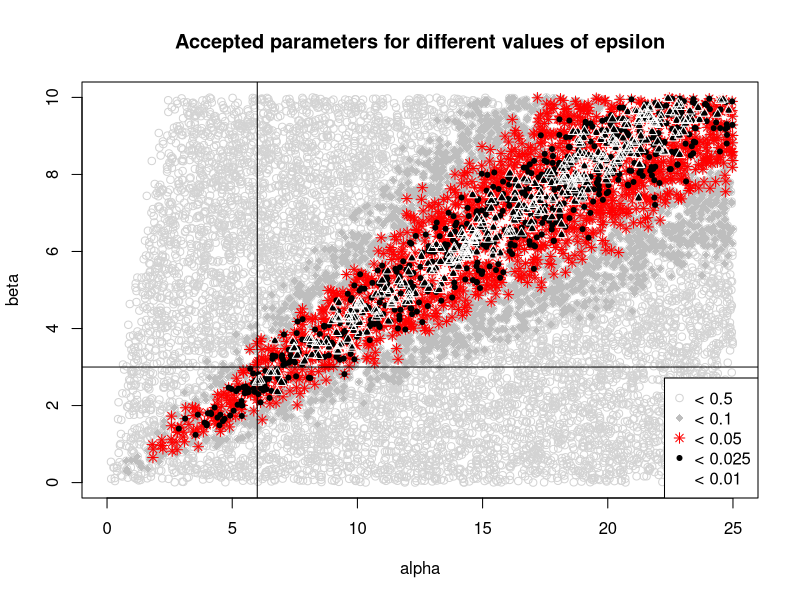
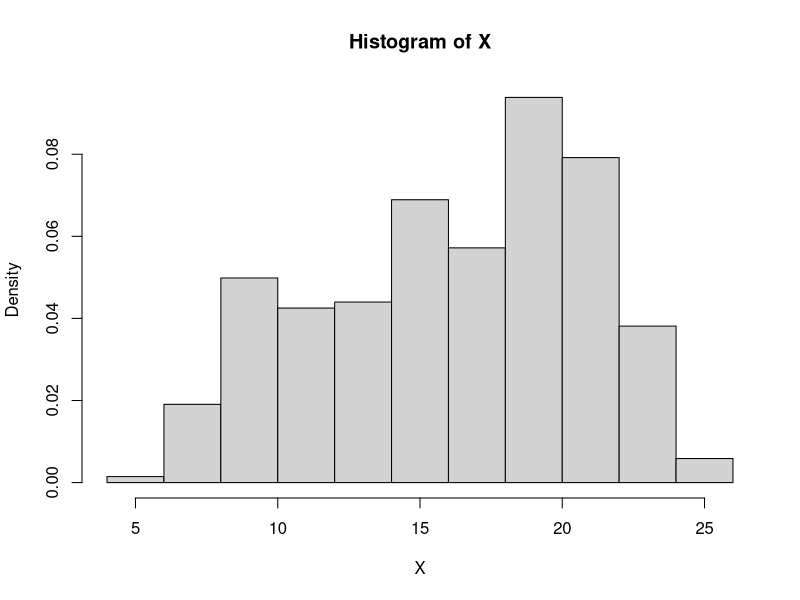
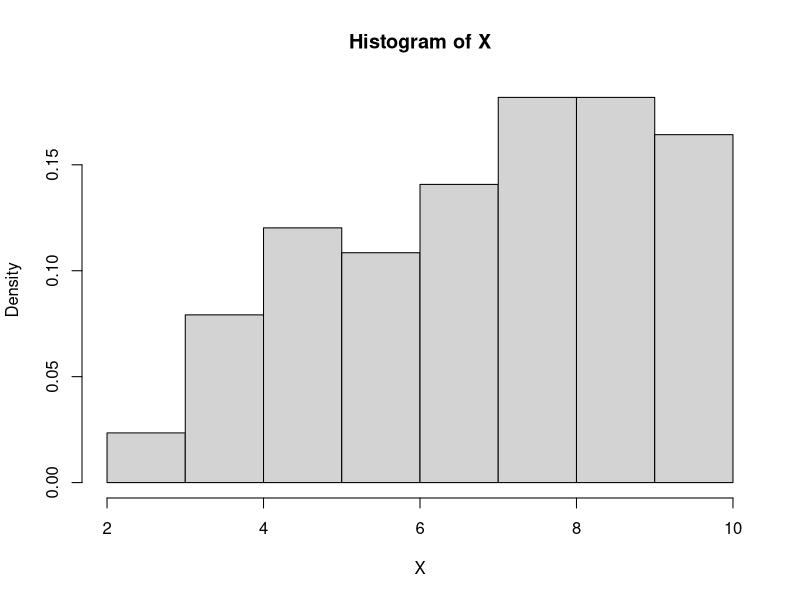
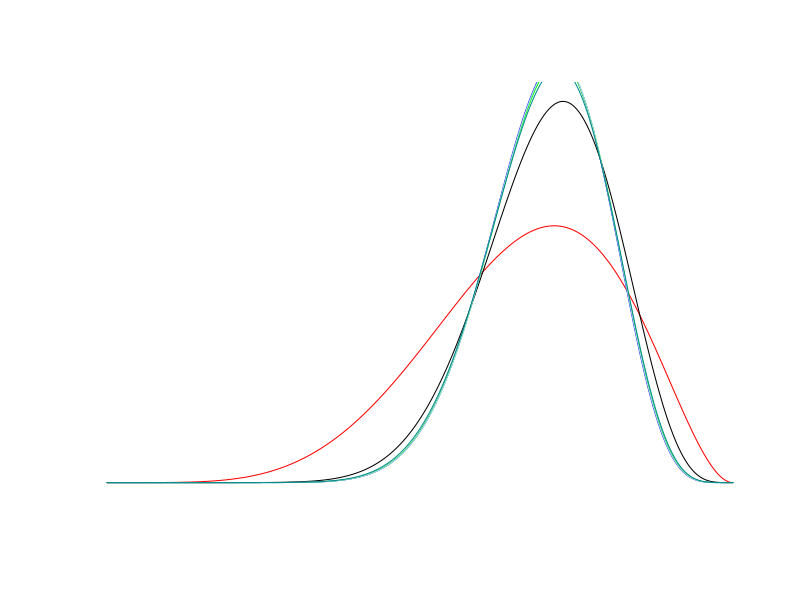
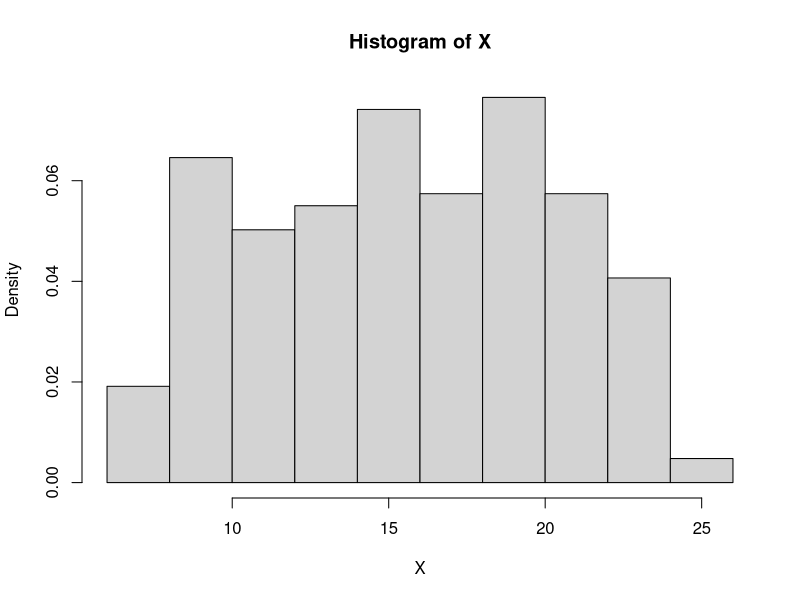
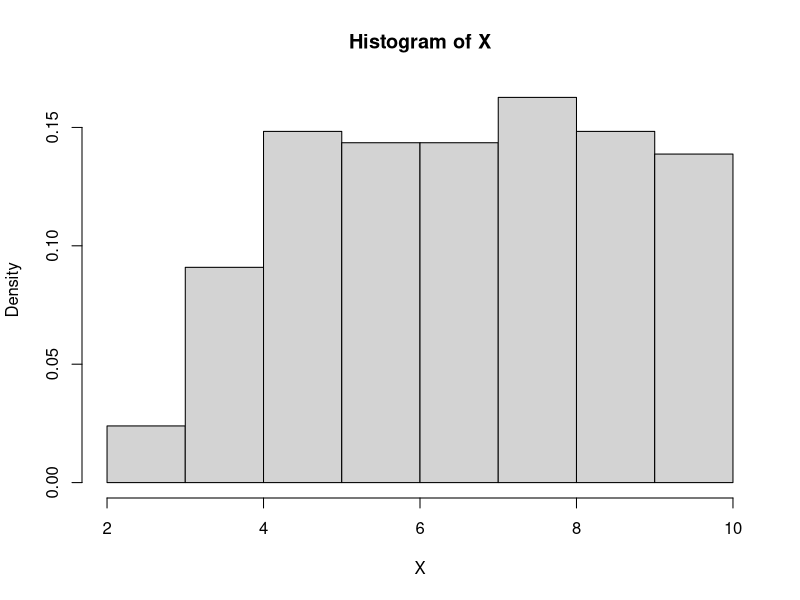

Generate these figures, in order, with R:
rm(list=ls()) #First clear the R environment

observedData =  rbeta(50, 6, 3) #Generate the observed sample
observedSummary = c(mean(observedData), var(observedData)) #Calculate the sufficient (or summary) statistics.
 
# The summary here is used because simulation-based methods are typically more efficient 
# when the dimensionality of the data is low.
# In general, one has to check whether information is lost by such a reduction (sufficiency). 
# Here the mean and variance between them uniquely determine a and b, so they are sufficient statistics.
 
# Defining a stochastic model with beta output
# For convenience we are calculating the summary statistics in the same step
 
model <- function(par){
  simulatedData <- rbeta(50, par[1,1], par[1,2])
  simulatedSummary <- c(mean(simulatedData), var(simulatedData))
  return(simulatedSummary)
}

n = 10000 #sample size for the simulation - best not to set this very much larger if you use this code (I ran a 100,000 point simulation and it took a whole day to complete).
fit = data.frame(alpha = runif(n, 0,25), beta = runif(n, 0,10), 
summary1 = rep(NA, n), summary2 = rep(NA, n), distance = rep(NA, n))
 
#Using a for loop is super slow here, but good from the point of view of understanding the code. May want to vectorize this part.
for (i in 1:n){
  prediction <- model(fit[i,1:2])
  deviation = sqrt(sum((prediction- observedSummary)^2))
#A potential problem here is if the scale of one of the parameters is much higher than the other (for Beta(3,6) probably okay).
#If one parameter takes values much larger than the other then it will tend to dominate the distance - you end up fitting just that parameter component well in practice.
#Can be corrected for by normalization - i.e. standardize both values to have variance 1 *just for the purposes of the distance calculation*.
  fit[i,3:5] = c(prediction, deviation) #Store the simulated values *and their deviations*. NB we do not do *any* rejection yet.
}

plot(fit[fit[,5] < 0.5, 1:2], xlim = c(0,25), ylim = c(0,10), col = "lightgrey", main = "Accepted parameters for different values of epsilon")
points(fit[fit[,5] < 0.1, 1:2],  pch = 18, col = "gray")
points(fit[fit[,5] < 0.05, 1:2],  pch = 8, col = "red")
points(fit[fit[,5] < 0.025, 1:2],  pch = 20, col = "black")
points(fit[fit[,5] < 0.01, 1:2],  pch = 24, col = "white")
 
legend("bottomright", c("< 0.5", "< 0.1", "< 0.05", "< 0.025", "< 0.01"), pch = c(1,18,8,20,24), col = c("lightgrey", "gray", "red", "black", "white"))
 
#To see what the sampling looks like, we plot the target params as crosshairs!
abline(v = 6)
abline(h = 3)  
 
#Let's look at some summary stats and histograms of values for one choice of the rejection radius epsilon:
outcomes = fit[fit[,5] < 0.01, 1:2]
dim(outcomes)
summary(outcomes)
hist(outcomes[,1], freq = FALSE, main = 'Histogram of X', xlab = 'X')
hist(outcomes[,2], freq = FALSE, main = 'Histogram of X', xlab = 'X')

plot.new()
x = seq(0,1,0.00001)
mode = (6-1)/(6+3-2) #Analytic form of mode of a Beta distribution is (a-1)/(a+b-2)
modeHeight = dbeta(mode,6,3) #Work out height at the mode.
modeHeight
plot.window(xlim = c(0,1), ylim = c(0,(modeHeight*1.5)))
lines(x, dbeta(x,6,3), col="red")
lines(x, dbeta(x,mean(outcomes[,1]),mean(outcomes[,2])), col="blue")
outcomes2 = fit[fit[,5] < 0.02, 1:2]
dim(outcomes2)
summary(outcomes2)
lines(x, dbeta(x,mean(outcomes2[,1]),mean(outcomes2[,2])), col="green")
outcomes3 = fit[fit[,5] < 0.005, 1:2]
dim(outcomes3)
summary(outcomes3)
lines(x, dbeta(x,mean(outcomes3[,1]),mean(outcomes3[,2])), col="black")
outcomes4 = fit[fit[,5] < 0.0001, 1:2]
lines(x, dbeta(x,mean(outcomes4[,1]),mean(outcomes4[,2])), col="lightblue")
dim(outcomes4)
summary(outcomes4)
outcomes5 = fit[fit[,5] < 0.015, 1:2]
dim(outcomes5)
summary(outcomes5)
lines(x, dbeta(x,mean(outcomes5[,1]),mean(outcomes5[,2])), col="lightblue")
outcomes6 = fit[fit[,5] < 0.0075, 1:2]
dim(outcomes6)
summary(outcomes6)
lines(x, dbeta(x,mean(outcomes6[,1]),mean(outcomes6[,2])), col="darkcyan")
hist(outcomes6[,1], freq = FALSE, main = 'Histogram of X', xlab = 'X')
hist(outcomes6[,2], freq = FALSE, main = 'Histogram of X', xlab = 'X')
#Sweet spot seems to be around epsilon = 0.0075 - we can make a more fine-grained search in this region if necessary.
#Alternative ways of choosing epsilon (automatically) include cross-validation 
#(hold out some of the posterior sample in constructing the ABC model, choose the epsilon that gives smallest MSE on 
# the held out data.) and linear and non-linear regression techniques.
# You can use library(abc) to calculate the acceptance radius epsilon in these ways. 